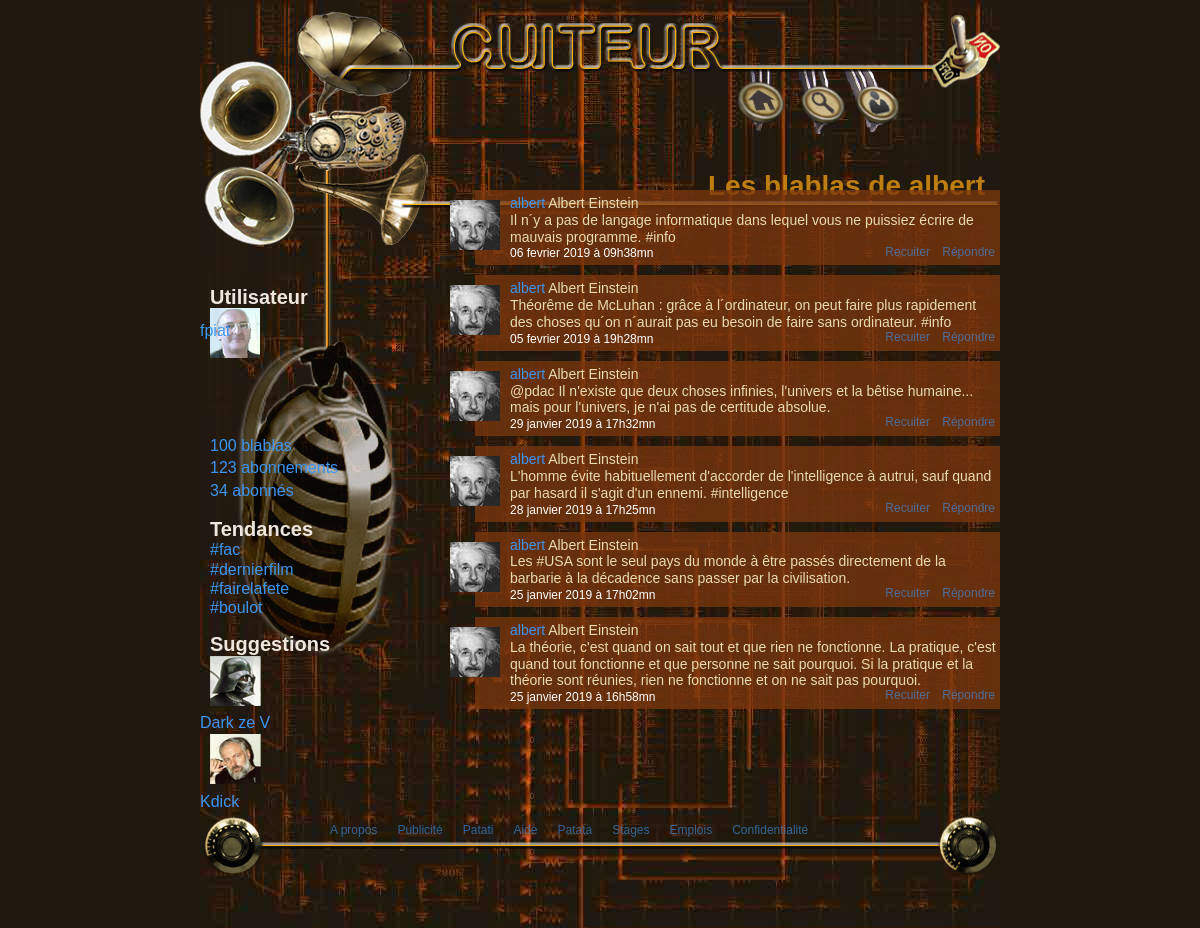
Page /tp/blablas_4.php?id=3 on the committed database.
### tables this page shows
CREATE TABLE users (
  usID int(10) unsigned NOT NULL AUTO_INCREMENT,
  usNom char(60) NOT NULL,
  usVille char(50) NOT NULL,
  usWeb char(120) NOT NULL,
  usMail char(80) NOT NULL,
  usPseudo char(30) NOT NULL,
  usPasse char(255) NOT NULL,
  usBio char(255) NOT NULL,
  usDateNaissance int(8) unsigned NOT NULL DEFAULT '0',
  usDateInscription int(8) unsigned NOT NULL DEFAULT '0',
  usAvecPhoto int(1) unsigned NOT NULL DEFAULT '0',
  PRIMARY KEY (usID),
  UNIQUE KEY usPseudo (usPseudo)
);

CREATE TABLE blablas (
  blID int(10) unsigned NOT NULL AUTO_INCREMENT,
  blIDAuteur int(10) unsigned NOT NULL,
  blDate int(8) unsigned NOT NULL,
  blHeure char(8) NOT NULL,
  blTexte char(255) NOT NULL,
  blIDOriginal int(10) unsigned NOT NULL DEFAULT '0',
  PRIMARY KEY (blID)
   
);

### tp/blablas_4.php (the view, shortened to what this page needs)
<?php
require_once 'bibli_generale.php';
require_once 'bibli-cuiteur.php';
$bd= KG_bd_connect();
$usID=$_GET['id'];
$sql = 'SELECT auteur.usID AS autID, auteur.usPseudo AS autPseudo, auteur.usNom AS autNom, auteur.usAvecPhoto AS autAvecPhoto,  blTexte, blDate, blHeure, origin.usID AS oriID, origin.usPseudo AS oriPseudo, origin.usNom As oriNom, origin.usAvecPhoto AS oriAvecPhoto
              FROM (blablas
              INNER JOIN users AS auteur ON blIDAuteur = usID)
              LEFT OUTER JOIN users AS origin ON blIDOriginal = origin.usID
              WHERE auteur.usID = '.$usID.'
              ORDER BY blID DESC';
$res=mysqli_query($bd, $sql) or KG_bd_erreur($bd, $sql);
$enr=mysqli_query($bd, $sql) or KG_bd_erreur($bd, $sql);
$R=mysqli_fetch_assoc($res);
KG_aff_debut('../styles/tp3.css' , 'blablas 4');
KG_aff_entete('n',protect($R['autPseudo']));
KG_aff_infos();
echo '<ul id="blabla">';
while($T=mysqli_fetch_assoc($enr)){
	if ($T['oriID']!= 0) {
		echo
		'<li class="lesblablas">',
			'<img class="pp" alt="',protect($T['oriPseudo']),'" src="',protect(profilePicture($T['oriID'],$T['oriAvecPhoto'])),'"/>',
			'<p><a href="utilisateur.php?id=',$T['oriID'],'">',protect($T['oriPseudo']),'</a> ',protect($T['oriNom']),', recuité par <a href="utilisateur.php?id=',$T['autID'],'">',protect($T['autPseudo']),'</a></p>',
			protect($T['blTexte']),
			'<p class="postTiming">',KG_amj_clair($T['blDate']),' à ',KG_heure_clair($T['blHeure']),'</p>',
			'<a class="Recuiter" href="index.html">Recuiter</a>',
			'<a class="Repondre" href="index.html">Répondre</a>',
		'</li>';
	}else{
		echo
		'<li class="lesblablas">',
			'<img class="pp" alt="',protect($T['autPseudo']),'" src="',protect(profilePicture($T['autID'],$T['autAvecPhoto'])),'"/>',
			'<p><a href="utilisateur.php?id=',$T['autID'],'">',protect($T['autPseudo']),'</a> ',protect($T['autNom']),'</p>',
			protect($T['blTexte']),
			'<p class="postTiming">',KG_amj_clair($T['blDate']),' à ',KG_heure_clair($T['blHeure']),'</p>',
			'<a class="Recuiter" href="index.html">Recuiter</a>',
			'<a class="Repondre" href="index.html">Répondre</a>',
		'</li>';
	}
}
echo
	'</ul>';
KG_aff_pied();
KG_aff_fin();
exit;
?>

### tp/bibli_generale.php (shortened to what this page needs)
<?php
function protect($str){
    $res = htmlentities($str, ENT_QUOTES, 'UTF-8');
    return $res;
}
function KG_aff_debut($css , $titre){
    echo
        '<!doctype html>',
            '<html lang="fr">',
                '<head>',
                    '<meta charset="utf-8">',
                    '<link rel="stylesheet" type="text/css" href="',$css,'">',
                    '<title>',$titre,'</title>',
                '</head>',
                '<body>';
}
function KG_aff_fin(){
    echo
            '</body>',
        '</html>';
}
function KG_amj_clair($date){
    $annee= substr($date, 0 , 4);
    $mois=substr($date, 4,2);
    $jours=substr($date, -2,2);
    $mois=moisCtoL($mois);
    $blabla=$jours . ' ';
    $blabla.=$mois . ' ';
    $blabla.=$annee;
    echo $blabla;
}
function moisCtoL($mois){
    $moisC = array('01', '02', '03', '04', '05', '06', '07', '08', '09', '10', '11', '12');
    $moisL = array('janvier', 'fevrier', 'mars', 'avril', 'mai', 'juin', 'juillet', 'aout', 'septembre', 'octobre', 'novembre', 'decembre');
    for ($i=0; $i < 12 ; $i++) {
    $mois = str_replace($moisC, $moisL, $mois);
    }
    return $mois;
}
function KG_heure_clair($heure){
    $h=substr($heure, 0,2);
    $m=substr($heure, 3,2);
    $heure=$h.'h';
    $heure.=$m.'mn';
    return $heure;
}
function profilePicture($usID , $usAvecPhoto){
    if($usAvecPhoto == 1){
        $photo='../upload/';
        $photo.=$usID.'.jpg';
        return $photo;
    }
    $photo='../images/anonyme.jpg';
    return $photo;
}
?>

### tp/bibli-cuiteur.php (shortened to what this page needs)
<?php
function KG_aff_entete($YorN , $pseudo){
	echo 	'<div id="blocpage">',
			'<header>',
				'<a id="onoff" title="Se déconnecter de cuiteur" href="index.html"></a>',
				'<a id="home" title=" Ma page d\'accueil" href="index.html"></a>',
				'<a id="cherche" title="Rechercher des personnes à suivre" href="index.html"></a>',
				'<a id="config" title="Modifier mes informations personnelles" href="index.html"></a>';
	if($YorN=='y'){
		echo
					'<form method="post" action="index.html">',
						'<input type="submit" name="hello" value="" id="haut_parleur" title="Publier mon message">',
						'<textarea>  </textarea>',
						'<a id="trombone" title="Ajouter une pièce jointe" href="index.html"></a>',
					'</form>';
	}else{
		echo
			'<h1 id=titreblablas>Les blablas de ',$pseudo,'</h1>',
			'<img id="lignehead" alt="lignehead" src="../images/trait.png"/>';
	}
	echo
			'</header>';
}
function KG_aff_infos(){
	echo
		'<aside>',
			'<H2 class="minititre">Utilisateur</H2>',
			'<a title="Afficher ma bio" href="index.html" id="fpiat">',
				'<img src="../images/fpiat.jpg" alt="fpiat" />',
				'<p id="textefpiat">fpiat</p>',
			'</a>',
			'<ul id="infoutilisateur">',
				'<li>',
					'<a title="Voir la liste des mes messages" href="index.html" >100 blablas</a>',
				'</li>',
				'<li>',
					'<a title=" Voir les personnes que je suis" href="index.html">123 abonnements</a>',
				'</li>',
				'<li>',
					'<a title="Voir les personnes qui me suivent" href="index.html"> 34 abonnés</a>',
				'</li>',
			'</ul>',
			'<H2 class="minititre">Tendances</H2>',
			'<ul id="hashtag">',
				'<li>',
					'<a title="Voir les messages" href="index.html">#fac</a>',
				'</li>',
				'<li>',
					'<a title="Voir les messages" href="index.html">#dernierfilm</a>',
				'</li>',
				'<li>',
					'<a title="Voir les messages" href="index.html">#fairelafete</a>',
				'</li>',
				'<li>',
					'<a title="Voir les messages" href="index.html">#boulot</a>',
				'</li>',
			'</ul>',
			'<H2 class="minititre">Suggestions</H2>',
			'<a title="Afficher la bio" href="index.html">',
				'<img id="darck" src="../images/darkzev.jpg" alt="darkzev" />',
				'<p id="pseudodarck">Dark ze V</p>',
			'</a>',
			'<a title="Afficher la bio" href="index.html">',
				'<img id="kdick" src="../images/kdick.jpg" alt="kdick" />',
				'<p id="pseudokdick">Kdick</p>',
			'</a>',
		'</aside>';
}
function KG_aff_pied(){
	echo
	'<footer id="foot">',
				'<a class="lien" href="index.html">A propos</a>',
				'<a class="lien" href="index.html">Publicité</a>',
				'<a class="lien" href="index.html">Patati</a>',
				'<a class="lien" href="index.html">Aide</a>',
				'<a class="lien" href="index.html">Patata</a>',
				'<a class="lien" href="index.html">Stages</a>',
				'<a class="lien" href="index.html">Emplois</a>',
				'<a class="lien" href="index.html">Confidentialité</a>',
			'</footer>',
		'</div>';
}
?>

### styles/tp3.css (style rules this page uses)
html, body, div, span, applet, object, iframe, h1, h2, h3, h4, h5, h6, p, blockquote, pre, a, abbr, acronym, address, big, cite, code, del, dfn, em, img, ins, kbd, q, s, samp, small, strike, strong, sub, sup, tt, var, b, u, i, center, dl, dt, dd, ol, ul, li, fieldset, form, label, legend, table, caption, tbody, tfoot, thead, tr, th, td, article, aside, canvas, details, embed, figure, figcaption, footer, header, hgroup, menu, nav, output, ruby, section, summary, time, mark, audio, video { margin: 0; padding: 0; border: 0; font-size: 100%; font: inherit; vertical-align: baseline; }
article, aside, details, figcaption, figure, footer, header, hgroup, menu, nav, section { display: block; }
body { line-height: 1; }
ol, ul { list-style: none; }
body { font-size: 14px; line-height: 1.6em; font-family: Verdana , Geneva , sans-serif; background: #20190F; color: #E8DBB1; }
#blocpage { background-image: url("../images/fond.jpg"); width:800px; margin:0 auto; }
header { height: 270px; background-image: url("../images/entete.jpg"); background-repeat: no-repeat; position: relative; }
aside { position: relative; float: left; width: 250px; height: auto; background-image: url("../images/micro.jpg"); background-repeat: no-repeat; font-family: Comic Sans MS, cursive, Sans-Serif; font-size: 16px; }
#blabla { margin-top: -80px; float: right; height: auto; width: 550px; }
footer { position: relative; clear: both; height: 65px; background-image: url(../images/pied.png); background-repeat: no-repeat; padding-bottom: 50px; }
#onoff { width: 68px; height: 73px; background-image: url("../images/deconnexion.png"); position: absolute; right: 0px; top: 15px; }
#home { width: 48px; height: 44px; background-image: url(../images/home.png); position: absolute; right: 215px; top: 80px; }
#cherche { width: 44px; height: 40px; background-image: url(../images/cherche.png); position: absolute; top: 85px; right: 155px; }
#config { width: 44px; height: 40px; background-image: url(../images/config.png); position: absolute; top: 85px; right: 100px; }
a { color: #3C96F1; text-decoration: none; z-index: 4; }
.minititre { padding-left: 10px; margin-top: 16px; color: #efe7de; font-weight: bold; }
#textefpiat { position: absolute; top: 50px; left: 0px; }
aside img { padding-left: 10px; }
#infoutilisateur { clear: both; margin-top:70px; padding-left: 10px; }
#hashtag { padding-left: 10px; line-height: 1.2em; }
#titreblablas { color: #be7e11; font-size:28px; font-weight: bold; position: absolute; right: 15px; top: 175px; }
.lesblablas { position: relative; line-height: 1.2em; background-image: url("../images/fond_blabla.png"); padding-top: 5px; margin-left: 25px; padding-bottom: 20px; margin-bottom: 10px; padding-left: 5px; }
.pp { float: left; margin-left: -30px; margin-right: 10px; margin-top: 5px; }
.postTiming { clear: both; color: white; font-size: 12px; position: absolute; left: 35px; }
.Repondre { font-size: 12px; position: absolute; bottom: 5px; right: 5px; opacity: 0.6; }
.Recuiter { font-size: 12px; position: absolute; bottom: 5px; right: 70px; opacity: 0.6; }
.lien { margin-right: 20px; position: relative; left: 130px; top: 5px; font-size: 12px; opacity: 0.6; }
h2 { font-size: 20px; font-weight: bold; margin-top: 10px; }

### rows in the picture
users: usPseudo "albert"
blablas: users.usPseudo "albert", users.usNom "Albert Einstein", blTexte "Il n´y a pas de langage informatique dans lequel vous ne puissiez écrire de mauvais programme. #info", blDate "06 fevrier 2019", blHeure "09h38mn"
blablas: users.usPseudo "albert", users.usNom "Albert Einstein", blTexte "Théorême de McLuhan : grâce à l´ordinateur, on peut faire plus rapidement des choses qu´on n´aurait pas eu besoin de faire sans ordinateur. #info", blDate "05 fevrier 2019", blHeure "19h28mn"
blablas: users.usPseudo "albert", users.usNom "Albert Einstein", blTexte "@pdac Il n'existe que deux choses infinies, l'univers et la bêtise humaine... mais pour l'univers, je n'ai pas de certitude absolue.", blDate "29 janvier 2019", blHeure "17h32mn"
blablas: users.usPseudo "albert", users.usNom "Albert Einstein", blTexte "L'homme évite habituellement d'accorder de l'intelligence à autrui, sauf quand par hasard il s'agit d'un ennemi. #intelligence", blDate "28 janvier 2019", blHeure "17h25mn"
blablas: users.usPseudo "albert", users.usNom "Albert Einstein", blTexte "Les #USA sont le seul pays du monde à être passés directement de la barbarie à la décadence sans passer par la civilisation.", blDate "25 janvier 2019", blHeure "17h02mn"
blablas: users.usPseudo "albert", users.usNom "Albert Einstein", blTexte "La théorie, c'est quand on sait tout et que rien ne fonctionne. La pratique, c'est quand tout fonctionne et que personne ne sait pourquoi. Si la pratique et la théorie sont réunies, rien ne fonctionne et on ne sait pas pourquoi.", blDate "25 janvier 2019", blHeure "16h58mn"
